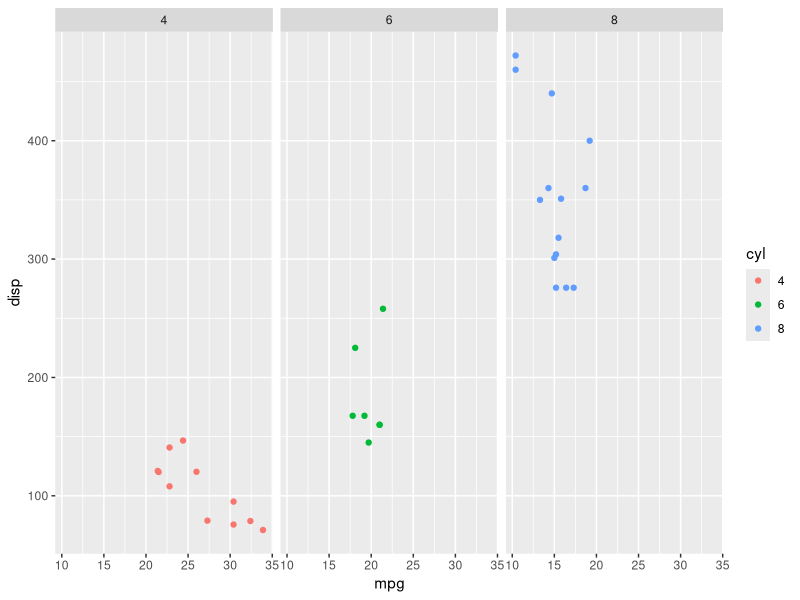

Write R code to recreate this figure.
## ---- chunk 1
suppressPackageStartupMessages(library(ggplot2))
suppressPackageStartupMessages(library(dplyr))

mtcars %>% 
  mutate(cyl = as.factor(cyl)) %>% 
  ggplot(aes(mpg, disp, color = cyl)) + 
  geom_point()+
  facet_grid(~cyl)

